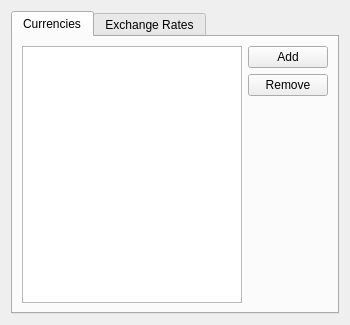
<?xml version="1.0" encoding="UTF-8"?>
<ui version="4.0">
 <class>CurrencyForm</class>
 <widget class="QWidget" name="CurrencyForm">
  <property name="windowModality">
   <enum>Qt::WindowModal</enum>
  </property>
  <property name="geometry">
   <rect>
    <x>0</x>
    <y>0</y>
    <width>350</width>
    <height>325</height>
   </rect>
  </property>
  <property name="windowTitle">
   <string>Currencies and Exchange Rates</string>
  </property>
  <property name="locale">
   <locale language="English" country="UnitedKingdom"/>
  </property>
  <layout class="QHBoxLayout" name="horizontalLayout">
   <item>
    <widget class="QTabWidget" name="tabWidget">
     <property name="currentIndex">
      <number>0</number>
     </property>
     <widget class="QWidget" name="currencyTab">
      <attribute name="title">
       <string>Currencies</string>
      </attribute>
      <layout class="QHBoxLayout" name="horizontalLayout_2">
       <item>
        <widget class="QTableView" name="currencyTable">
         <property name="selectionMode">
          <enum>QAbstractItemView::SingleSelection</enum>
         </property>
         <property name="selectionBehavior">
          <enum>QAbstractItemView::SelectRows</enum>
         </property>
         <attribute name="horizontalHeaderHighlightSections">
          <bool>false</bool>
         </attribute>
         <attribute name="horizontalHeaderStretchLastSection">
          <bool>true</bool>
         </attribute>
         <attribute name="verticalHeaderVisible">
          <bool>false</bool>
         </attribute>
        </widget>
       </item>
       <item>
        <layout class="QVBoxLayout" name="currencyButtonLayout">
         <item>
          <widget class="QPushButton" name="addCurrencyButton">
           <property name="text">
            <string>Add</string>
           </property>
          </widget>
         </item>
         <item>
          <widget class="QPushButton" name="removeCurrencyButton">
           <property name="text">
            <string>Remove</string>
           </property>
          </widget>
         </item>
         <item>
          <spacer name="currencyButtonSpacer">
           <property name="orientation">
            <enum>Qt::Vertical</enum>
           </property>
           <property name="sizeHint" stdset="0">
            <size>
             <width>20</width>
             <height>40</height>
            </size>
           </property>
          </spacer>
         </item>
        </layout>
       </item>
      </layout>
     </widget>
     <widget class="QWidget" name="exchangeRateTab">
      <attribute name="title">
       <string>Exchange Rates</string>
      </attribute>
      <layout class="QHBoxLayout" name="horizontalLayout_3">
       <item>
        <widget class="QTableView" name="exchangeRateTable"/>
       </item>
       <item>
        <layout class="QVBoxLayout" name="exchangeRateButtonLayout">
         <item>
          <widget class="QPushButton" name="addExchangeRateButton">
           <property name="text">
            <string>Add</string>
           </property>
          </widget>
         </item>
         <item>
          <widget class="QPushButton" name="removeExchangeRateButton">
           <property name="text">
            <string>Remove</string>
           </property>
          </widget>
         </item>
         <item>
          <widget class="QPushButton" name="setExchangeRateButton">
           <property name="text">
            <string>Set Rate</string>
           </property>
          </widget>
         </item>
         <item>
          <spacer name="exchangeRateButtonSpacer">
           <property name="orientation">
            <enum>Qt::Vertical</enum>
           </property>
           <property name="sizeHint" stdset="0">
            <size>
             <width>20</width>
             <height>40</height>
            </size>
           </property>
          </spacer>
         </item>
        </layout>
       </item>
      </layout>
     </widget>
    </widget>
   </item>
  </layout>
 </widget>
 <resources/>
 <connections/>
</ui>
